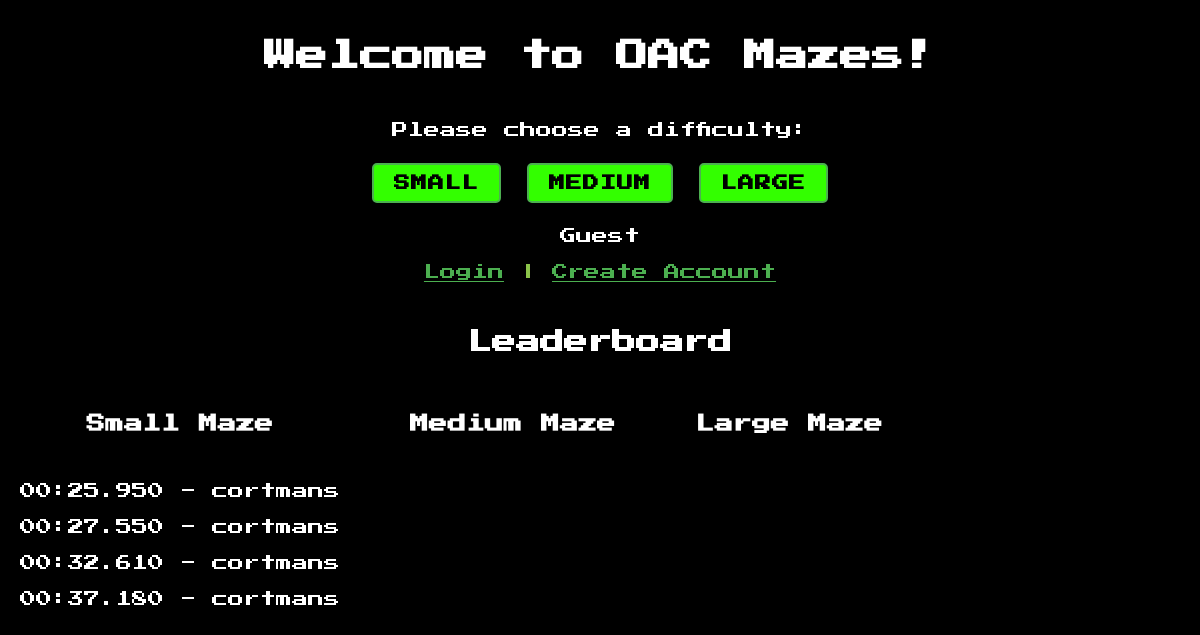
Before: / with the older database file.
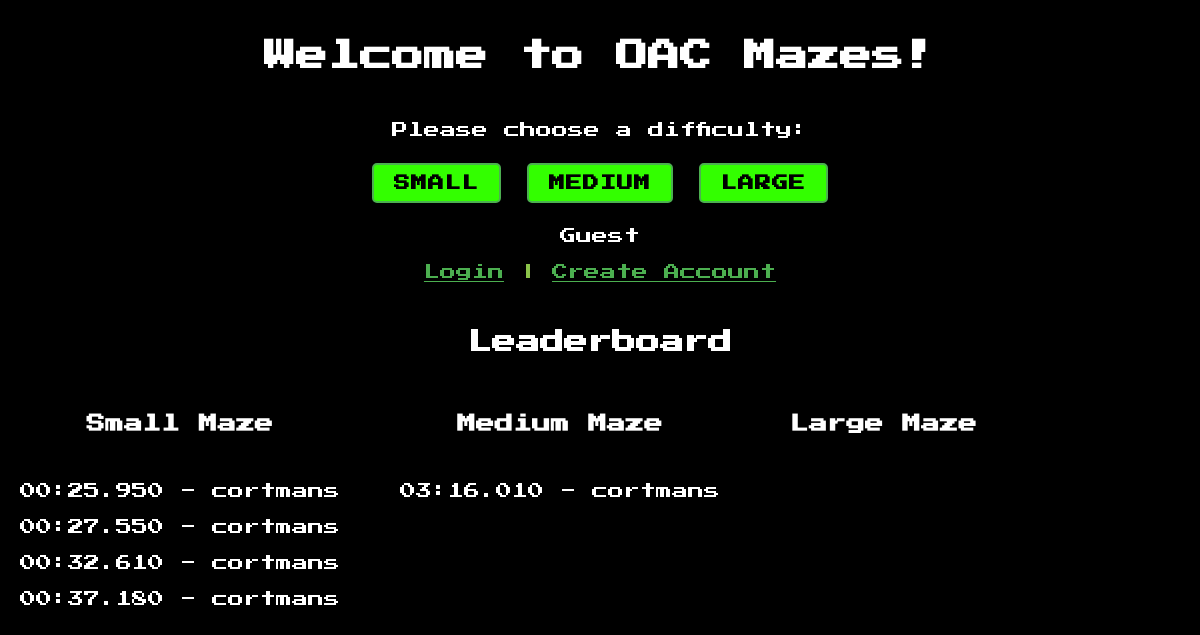
After: the same page with the newer database file.
### mazes/app.py (models this page shows, shortened)
class Leaderboard(db.Model):
    __bind_key__ = 'users'
    id = db.Column(db.Integer, primary_key=True)
    maze_type = db.Column(db.String(50), nullable=False)
    time = db.Column(db.String(20), nullable=False)
    user_id = db.Column(db.String(36), db.ForeignKey('user.id'), nullable=False)
    user = db.relationship('User', backref='leaderboard_entries')

class User(db.Model):
    __bind_key__= 'users'
    id = db.Column(db.String(36), primary_key=True, default=lambda: str(uuid.uuid4()))
    username = db.Column(db.String(50), unique=True, nullable=False)
    password = db.Column(db.String(1000), nullable=False)

### mazes/app.py (the view)
@app.route('/' , methods=["GET"])
def index():
    fastest_times = {}
    maze_types = ["small", "medium", "large"]
    for maze_type in maze_types:
        entries = Leaderboard.query.filter_by(maze_type=maze_type).order_by(Leaderboard.time).limit(10).all()
        fastest_times[maze_type] = entries
    if 'user_id' in session:
        return render_template("index.html", current_user=User.query.filter_by(id=session['user_id']).first(), fastest_times=fastest_times)
    return render_template("index.html", fastest_times=fastest_times)

### mazes/templates/index.html (shortened to what this page needs)
<!DOCTYPE html>
<html lang="en">
<head>
    <link rel="stylesheet" href="/static/styles.css">
</head>
<body>
    <h1>Welcome to OAC Mazes!</h1>
    <p>Please choose a difficulty:</p>
    <form action="/play" method="post">
        <input type="submit" name="difficulty" value="small">
        <input type="submit" name="difficulty" value="medium">
        <input type="submit" name="difficulty" value="large">
    </form>
    {% if current_user %}
        <p>Logged in as: {{ current_user.username }}</p>
    {% else %}
        <p>Guest</p>
    {% endif %}
    <p>
        {% if not current_user %}
        <a href="/login">Login</a>
        <span class="divider">|</span>
        {% endif %}
        {% if not current_user %}
            <a href="/create_account">Create Account</a>
        {% endif %}
    </p>
    <p>
        <h2>Leaderboard</h2>
        <div class="leaderboard-container">
            {% for maze_type, entries in fastest_times.items() %}
                <div class="maze-leaderboard">
                    <h3>{{ maze_type | capitalize }} Maze</h3>
                        {% for entry in entries %}
                            <p>{{ entry.time }} - {{ entry.user.username }}</p>
                        {% endfor %}
                </div>
            {% endfor %}
        </div>
    </p>
</body>
</html>

### mazes/static/styles.css (style rules this page uses)
body, h1, h2, h3, p, ul, li { margin: 0; padding: 0; }
body, table { font-family: 'Press Start 2P', cursive; background-color: #000; color: #fff; margin-top: 10px; }
.leaderboard-container { display: flex; }
.maze-leaderboard { margin-right: 20px; }
p { text-align: center; margin: 20px; }
h1, h2, h3 { text-align: center; padding: 30px; }
a { color: #4caf50; }
input[type="submit"] { background-color: #33ff00; color: #000; font-size: 16px; padding: 10px 20px; border: 2px solid #4caf50; border-radius: 5px; cursor: pointer; margin: 5px; text-transform: uppercase; letter-spacing: 1px; font-family: 'Press Start 2P', cursive; font-weight: bold; transition: background-color 0.3s ease-in-out, color 0.3s ease-in-out; }
form { text-align: center; margin: 20px; }
.divider { color: #8bc34a; }
form { text-align: center; }
input { padding: 10px; margin-bottom: 10px; font-family: 'Press Start 2P', cursive; }

Changed rows visible on the page:
added Leaderboard: time "03:16.010", user.username "cortmans", shown under "Medium"
